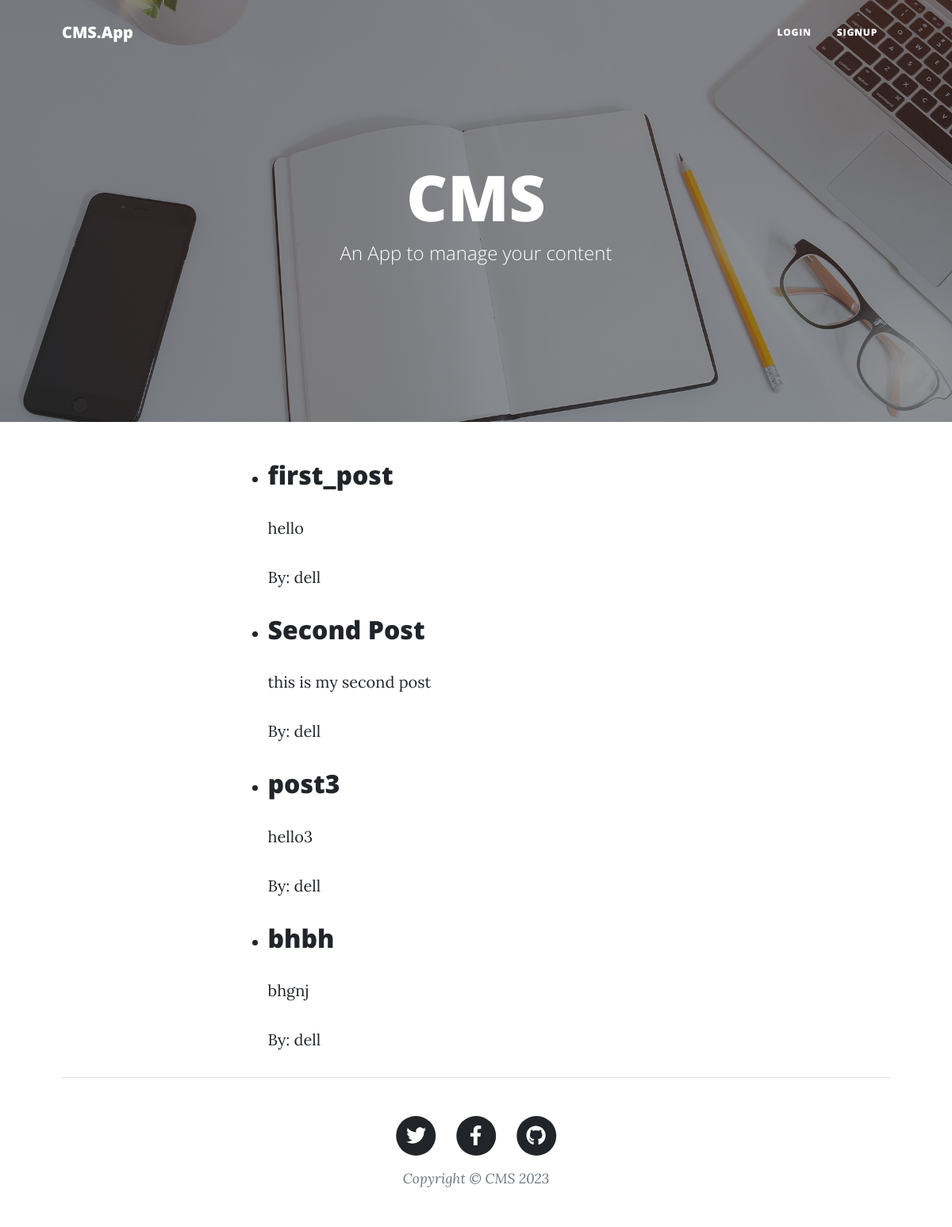
The page / on the database its author committed.
### cmsApp/models.py (models this page shows, shortened)
class Post(models.Model):
    title = models.CharField(max_length=255)
    body = models.TextField()
    created_at = models.DateTimeField(auto_now_add=True)
    updated_at = models.DateTimeField(auto_now=True)
    author = models.ForeignKey(User, on_delete=models.CASCADE)
    image = models.ImageField(upload_to='media/', blank=True)  # Adjust upload path as needed

### cmsApp/views.py (the view)
# urls.py: path('', views.index, name='accueil'),
def index(request):
    posts = Post.objects.all()
    context = {'posts': posts}
    return render(request, 'index.html', context)

### cmsApp/templates/index.html (shortened to what this page needs)
<!DOCTYPE html>
<html lang="en">
     {% load static %}
    <head>
        <link rel="stylesheet" href="{% static '../static/css/styles.css' %}">
    </head>
    <body>
        <nav class="navbar navbar-expand-lg navbar-light" id="mainNav">
            <div class="container px-4 px-lg-5">
                <a class="navbar-brand" href="index.html">CMS.App</a>
                <div class="collapse navbar-collapse" id="navbarResponsive">
                    <ul class="navbar-nav ms-auto py-4 py-lg-0">
                        <li class="nav-item"><a class="nav-link px-lg-3 py-3 py-lg-4" href="{% url 'login' %}">Login</a></li>
                        <li class="nav-item"><a class="nav-link px-lg-3 py-3 py-lg-4" href="{% url 'signup' %}">SignUp</a></li>
                    </ul>
                </div>
            </div>
        </nav>
        <header class="masthead" style="background-image: url('assets/img/home-bg.jpg')">
            <div class="container position-relative px-4 px-lg-5">
                <div class="row gx-4 gx-lg-5 justify-content-center">
                    <div class="col-md-10 col-lg-8 col-xl-7">
                        <div class="site-heading">
                            <h1>CMS</h1>
                            <span class="subheading">An App to manage your content</span>
                        </div>
                    </div>
                </div>
            </div>
        </header>
        <div class="container px-4 px-lg-5">
            <div class="row gx-4 gx-lg-5 justify-content-center">
                <div class="col-md-10 col-lg-8 col-xl-7">
              <div>
                <ul>
                    {% for p in posts %}
                        <div class="post-container">
                            <li>
                                <h2>{{ p.title }}</h2>
                                <p>{{ p.body }}</p>
                                <p>By: {{ p.author }}</p>
                            </li>
                        </div>
                    {% endfor %}
                </ul>
              </div>
            </div>
        </div>
        <footer class="border-top">
            <div class="container px-4 px-lg-5">
                <div class="row gx-4 gx-lg-5 justify-content-center">
                    <div class="col-md-10 col-lg-8 col-xl-7">
                        <ul class="list-inline text-center">
                            <li class="list-inline-item">
                                <a href="#!">
                                    <span class="fa-stack fa-lg">
                                        <i class="fas fa-circle fa-stack-2x"></i>
                                        <i class="fab fa-twitter fa-stack-1x fa-inverse"></i>
                                    </span>
                                </a>
                            </li>
                            <li class="list-inline-item">
                                <a href="#!">
                                    <span class="fa-stack fa-lg">
                                        <i class="fas fa-circle fa-stack-2x"></i>
                                        <i class="fab fa-facebook-f fa-stack-1x fa-inverse"></i>
                                    </span>
                                </a>
                            </li>
                            <li class="list-inline-item">
                                <a href="#!">
                                    <span class="fa-stack fa-lg">
                                        <i class="fas fa-circle fa-stack-2x"></i>
                                        <i class="fab fa-github fa-stack-1x fa-inverse"></i>
                                    </span>
                                </a>
                            </li>
                        </ul>
                        <div class="small text-center text-muted fst-italic">Copyright &copy; CMS 2023</div>
                    </div>
                </div>
            </div>
        </footer>
    </body>
</html>

### rows shown on the page
Post: title "first_post", body "hello", author "dell"
Post: title "Second Post", body "this is my second post", author "dell"
Post: title "post3", body "hello3", author "dell"
Post: title "bhbh", body "bhgnj", author "dell"
